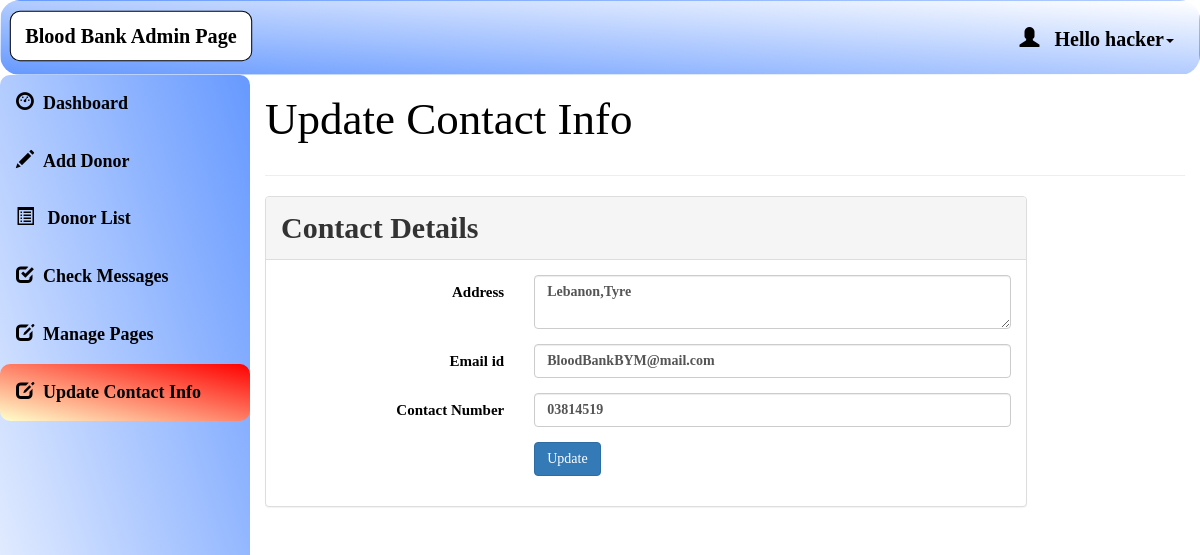
Screenshot of /admin/update_contact.php (signed in) with the database file from the repository.
### tables this page shows
CREATE TABLE `admin_ifo` (
  `admin_id` int(10) NOT NULL,
  `admin_name` varchar(50) NOT NULL,
  `admin_username` varchar(50) NOT NULL,
  `admin_password` varchar(50) NOT NULL
);

CREATE TABLE `contact_info` (
  `contact_id` int(11) NOT NULL,
  `contact_address` varchar(100) NOT NULL,
  `contact_mail` varchar(50) NOT NULL,
  `contact_phone` varchar(12) NOT NULL
);

### admin/update_contact.php (the view, shortened to what this page needs)
<html>
<head>
  <link rel="stylesheet" href="https://maxcdn.bootstrapcdn.com/bootstrap/3.4.1/css/bootstrap.min.css">
</head>
<body style="color:black">
  <?php
  include 'conn.php';
    if (isset($_SESSION['loggedin']) && $_SESSION['loggedin'] == true) {
    ?>
<div id="header">
<?php include 'header.php';
?>
</div>
<div id="sidebar">
<?php
 include 'sidebar.php'; ?>
</div>
<div id="content">
  <div class="content-wrapper">
    <div class="container-fluid">
      <div class="row">
        <div class="col-md-12 lg-12 sm-12">
          <h1 class="page-title"style="font-size:3em">Update Contact Info</h1>
        </div>
      </div>
      <hr>
      <?php
                                    $query = "SELECT * FROM contact_info WHERE contact_id = 1";
                                    $result = mysqli_query($conn, $query);
                    if ($result) {
                      $row = mysqli_fetch_assoc($result);
                      $address = $row['contact_address'];
                      $email = $row['contact_mail'];
                      $contactno = $row['contact_phone'];
                  } else {
                      $address = $email = $contactno = "";
                  }
                  ?>
      <div class="row">
        <div class="col-md-10">
          <div class="panel panel-default">
            <div class="panel-heading"style="font-size:2em">Contact Details</div>
            <div class="panel-body">
              <form method="post"  name="change_contact" class="form-horizontal">
      <div class="form-group">
                  <label class="col-sm-4 control-label"> Address</label>
                  <div class="col-sm-8">
                    <textarea class="form-control" name="address" id="address" required><?php echo $address; ?></textarea>
                  </div>
                </div>
                <div class="form-group">
                  <label class="col-sm-4 control-label"> Email id</label>
                  <div class="col-sm-8">
                    <input type="email" class="form-control" name="email" id="email" value="<?php echo $email; ?>" required>
                  </div>
                </div>
      <div class="form-group">
                  <label class="col-sm-4 control-label"> Contact Number </label>
                  <div class="col-sm-8">
                    <input type="text" class="form-control" value="<?php echo $contactno; ?>" name="contactno" id="contactno" required>
                  </div>
                </div>
                <div class="form-group">
                  <div class="col-sm-8 col-sm-offset-4">
                    <button class="btn btn-primary" name="update" type="submit">Update</button>
                  </div>
                </div>
              </form>
            </div>
          </div>
        </div>
      </div>
        </div>
      </div>
    </div>
 <?php }
  ?>
</body>
</html>

### admin/header.php (shortened to what this page needs)
<!DOCTYPE html>
<html>
<head>
  <link rel="stylesheet" href="https://maxcdn.bootstrapcdn.com/bootstrap/3.4.1/css/bootstrap.min.css">
</head>
<body>
<nav class="navbar navbar-custom">
  <div class="container-fluid">
    <div class="navbar-header">
      <a class="navbar-brand" id="qq" href="dashboard.php">Blood Bank Admin Page</a>
    </div>
    <ul class="nav navbar-nav navbar-right">
      <li class="dropdown"><a class="dropdown-toggle" id="qw" data-toggle="dropdown" href="#" style="font-weight:bold;color:black "> <span class="glyphicon glyphicon-user"></span>&nbsp&nbsp
        <?php
        $username=$_SESSION['username'];
        $sql="select * from admin_ifo where admin_username='$username'";
        $result=mysqli_query($conn,$sql) or die("query failed.");
        $row=mysqli_fetch_assoc($result);
        echo "Hello ".$row['admin_username'];
      ?><span class="caret"></span></a>
    </li>
    </ul>
  </div>
</nav>
</body></html>

### admin/update_contact.php (style rules this page uses)
#sidebar { position:relative;margin-top:-20px }
#content { position:relative;margin-left:250px }

### admin/header.php (style rules this page uses)
.navbar-custom.navbar { background: linear-gradient(to top right, #6699ff 0%, #ffffff 100%); border-radius: 20px 20px 20px 20px; }
.navbar { padding: 10px 10px; color:black ; position: relative; }
.navbar a { color: black; text-align: center; padding: 12px; text-decoration: none; font-size: 20px; line-height: 25px; float: none; display: block; text-align: left; }
.navbar-brand { font-size: 25px; font-weight: bold; }
.navbar-right { float: none; }
#qq { background-color: white; border: 1px solid ; border-radius: 10px 10px ; width: 240px; text-align: center; transform: scale(1.01); color: black; }

### admin/sidebar.php (style rules this page uses)
body { margin: 0; font-family: 'Averia Gruesa Libre';font-size: 15px; color:#F8F9F9; }

### rows the page displays
admin_ifo: admin_username "hacker"
contact_info: address "Lebanon,Tyre", email "BloodBankBYM@mail.com", contactno "03814519"
